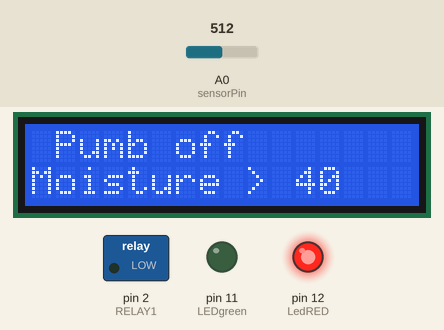
Simulated run of this sketch. Board: Arduino Uno, built with avr-gcc and run on an emulated ATmega328P. Parts: 16×2 character LCD, switched loads named in the sketch (green lamp = pin HIGH), output pins drawn as LEDs (lit = HIGH). The test bench sets the inputs (shaded band); at power-on: A0 (sensorPin) = 512. What the sketch prints to the serial monitor is not drawn.

Above: at 1.2 s.
1.3 s: A0 (sensorPin) set to 605
6.5 s: A0 (sensorPin) set to 626
At 10.8 s:
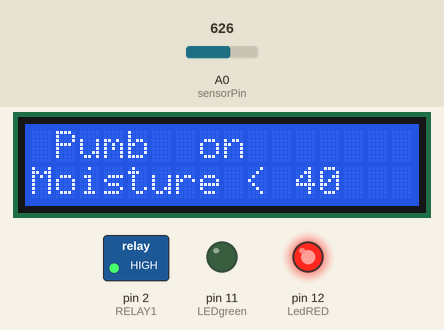
11.9 s: A0 (sensorPin) set to 390
At 16.7 s:
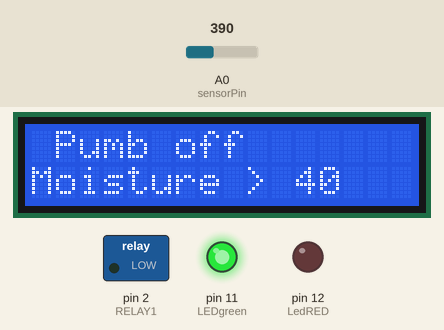
17.0 s: A0 (sensorPin) set to 413
At 21.7 s:
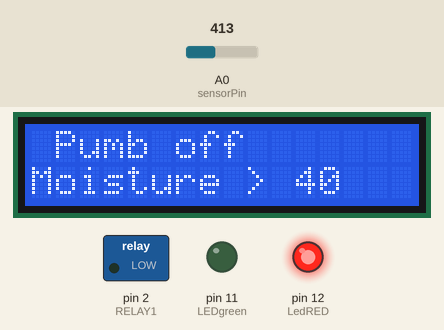
22.0 s: A0 (sensorPin) set to 306
At 26.6 s:
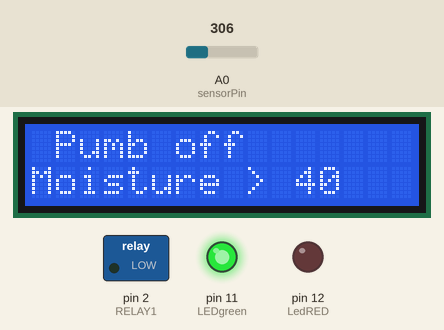
Timing chart, 0 to 28.1 s (numbered marks = the images above; inputs shaded):
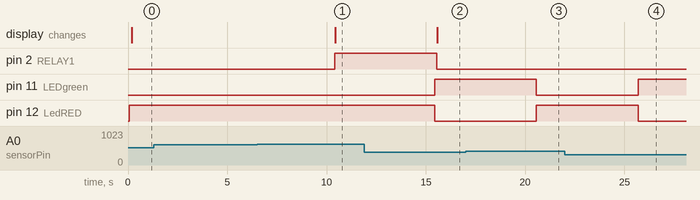

The sketch:

Smart01.ino
```cpp
#include <Wire.h>
#include "LiquidCrystal_I2C.h"

int sensorPin = A0;
int RELAY1 = 2;
int LedRED = 12;
int LEDgreen = 11;
int smokeA0 = 0;
int sensorThres = 400;
LiquidCrystal_I2C lcd(0x27, 16, 2) ;
  void setup()
{
    Serial.begin(9600);
    Serial.println("Starting");
    lcd.init();
    lcd.backlight();
    Serial.begin(9600);
    pinMode(RELAY1, OUTPUT);
    pinMode(LedRED, OUTPUT);
    pinMode(LEDgreen, OUTPUT);
    pinMode(smokeA0, INPUT);
}

  void loop()
{
    Serial.println("RUNNING !");
    int sensorValue;
    sensorValue = analogRead(sensorPin);
    sensorValue = map(sensorValue, 0, 1023, 100, 0);
    Serial.print("Soil moisture: ");
    Serial.print(sensorValue);
    Serial.println(" %");
    int analogSensor = analogRead(smokeA0);
    Serial.print("Pin A0: ");
    Serial.println(analogSensor);

    if (analogSensor > sensorThres)
    {
    digitalWrite(LedRED, HIGH);
    digitalWrite(LEDgreen, LOW);
    }

    else
    {
    digitalWrite(LedRED, LOW);
    digitalWrite(LEDgreen, HIGH);
    }
     delay(100);


    if(sensorValue <=40 )
    {
        digitalWrite(RELAY1, HIGH);
        lcd.setCursor(0, 0);
        lcd.print(" Pumb  on  ");
        Serial.print(" Pumb  on  ");
        lcd.setCursor(0, 1);
        lcd.print("Moisture < 40");
        Serial.println("Moisture < 40");
    }
    else       //ถ้าไม่ตรงเงื่อนไข
    {
        digitalWrite(RELAY1, LOW);
        lcd.setCursor(0, 0);
        lcd.print(" Pumb off  ");
        Serial.print(" Pumb off  ");
        lcd.setCursor(0, 1);
        lcd.print("Moisture > 40");
        Serial.println("Moisture > 40");
    }

    delay(5000);
}
```

Measured:
- the behaviour switches between 613 and 614 on A0 (sensorPin) (found by bisection; images 0 and 1)
- the behaviour switches between 400 and 401 on A0 (sensorPin) (found by bisection; images 2 and 3)
- after the input at 1.3 s, every drawn part: stays the same
- after the input at 6.5 s, pin 2 (RELAY1): LOW → HIGH after 3.9 s; the display: changes after 3.9 s (image 1)
- after the input at 11.9 s, pin 2 (RELAY1): HIGH → LOW after 3.6 s; pin 11 (LEDgreen): LOW → HIGH after 3.5 s; pin 12 (LedRED): HIGH → LOW after 3.5 s; the display: changes after 3.7 s (image 2)
- after the input at 17.0 s, pin 11 (LEDgreen): HIGH → LOW after 3.6 s; pin 12 (LedRED): LOW → HIGH after 3.6 s
- after the input at 22.0 s, pin 11 (LEDgreen): LOW → HIGH after 3.7 s; pin 12 (LedRED): HIGH → LOW after 3.7 s
